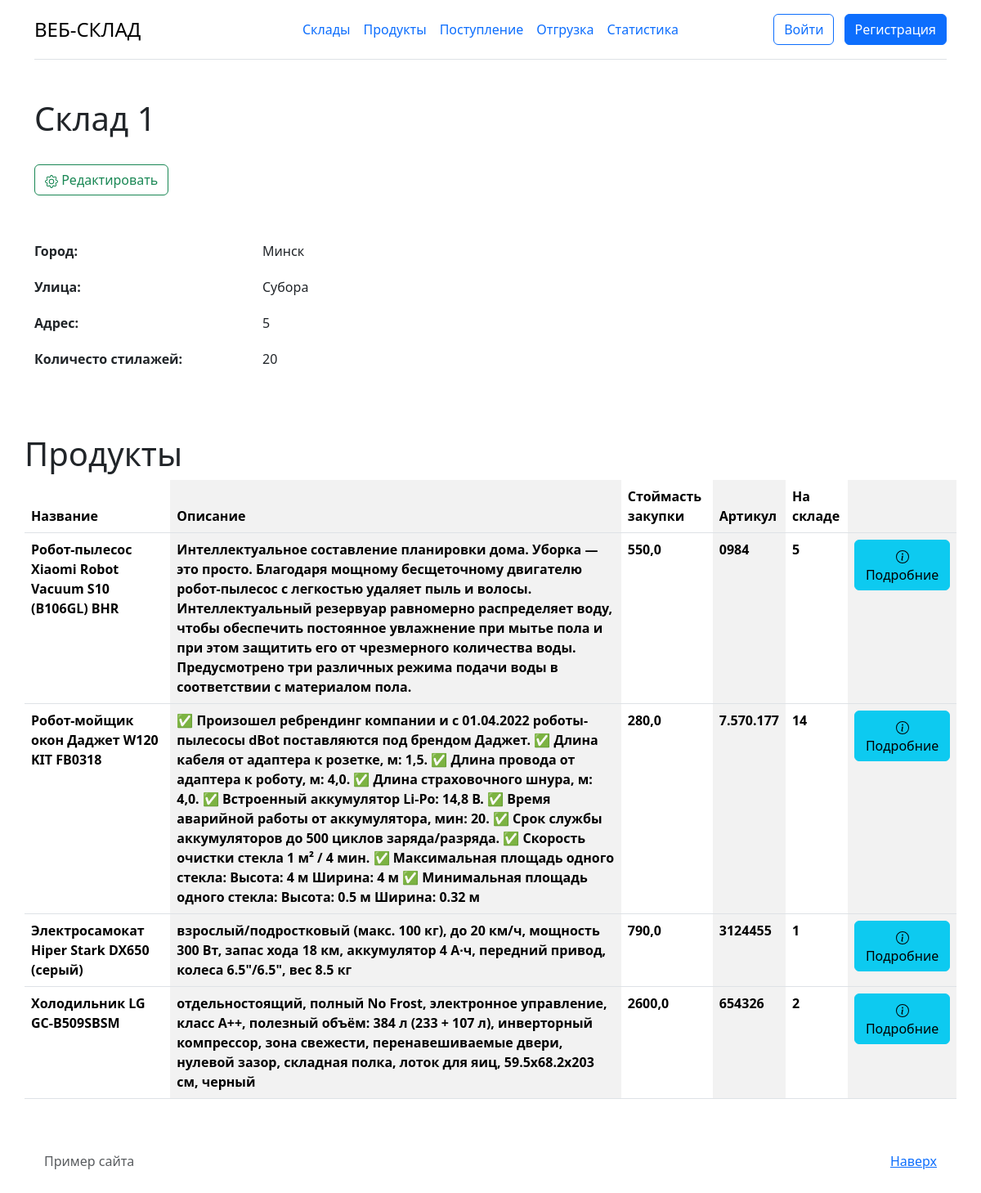
/warehouses/1, run on the app's committed database.
### warehouses/models.py (models this page shows, shortened)
class Stock(models.Model):
    title = models.CharField('Название',max_length = 50)
    city = models.CharField('Город', max_length = 50)
    street = models.CharField('Улица', max_length = 50)
    address = models.CharField('Адрес', max_length = 50)
    number_racks = models.IntegerField('Количество стиложей')
    occupancy_status = models.FloatField('Заполниность стиложей',default=0)
    class Meta:
        verbose_name = "Склад"
        verbose_name_plural = "Склады"

### product/models.py (models this page shows, shortened)
class Item(models.Model):
    product = models.ForeignKey(Product, on_delete=models.CASCADE)
    stock = models.ForeignKey(Stock, on_delete=models.CASCADE)
    quantity = models.IntegerField('Количество')
    purchase_price = models.FloatField('Стоймасть закупки')
    sales_price = models.FloatField('Стоймасть сбыта',blank=True, null=True)
    purchase_date = models.DateField('Дата поступления')
    sales_date = models.DateField('Дата сбыта', blank=True, null=True)
    sold = models.BooleanField('Сбыто', default = False)
    available = models.BooleanField('доступно', default = True)
    soldQuantity = models.IntegerField('Количество cбыто', default = 0)
    responsible = models.ForeignKey(User, on_delete=models.SET_NULL, null=True, blank=True)
    def get_current_amount(self):
        return self.quantity - self.soldQuantity

class Product(models.Model):
    name = models.CharField('Название',max_length = 50)
    description = models.TextField('Описание')
    vendor_code = models.CharField('Артикул', max_length = 50)
    quantity_rack = models.IntegerField('Количество на одином стилаже')
    class Meta:
        verbose_name = "Товар"
        verbose_name_plural = "Товары"

### warehouses/views.py (the view)
# urls.py: path('<int:pk>', views.StockDetailView.as_view(),  name = "warehouses/stock_detail"),
class StockDetailView(DetailView):
    model = Stock
    template_name = "warehouses/details_view.html"
    context_object_name = "stock"
    def get_context_data(self, **kwargs):
        context = super().get_context_data(**kwargs)
        stock = self.get_object()
        items = stock.item_set.filter(available=True)
        context['items'] = items
        return context

### warehouses/templates/warehouses/details_view.html (shortened to what this page needs)
{% extends 'main/layout.html'%}
{% block container %}
<div class="container mt-5">
    <h1>{{stock.title}}</h1><br>
    <a href="{%  url 'warehouses/stock_update' stock.id %}" type="button" class="btn btn-outline-success">
        Редактировать
    </a>
    <div class="row g-5 mt-2">
        <div class="col-md-6">
            <ul class="icon-list ps-0">
                <li class="row mb-1">
                    <div class="col"><b>Город: </b></div>
                    <div class="col">
                        <p>{{stock.city}}</p>
                    </div>
                </li>
                <li class="row mb-1">
                    <div class="col"><b>Улица: </b></div>
                    <div class="col">
                        <p>{{stock.street}}</p>
                    </div>
                </li>
                <li class="row mb-1">
                    <div class="col"><b>Адрес: </b></div>
                    <div class="col">
                        <p>{{stock.address}}</p>
                    </div>
                </li>
                <li class="row mb-1">
                    <div class="col"><b>Количесто стилажей: </b></div>
                    <div class="col">
                        <p>{{stock.number_racks}}</p>
                    </div>
                </li>
            </ul>
        </div>
        <div class="container mt-5">
            <h1>Продукты</h1>
            <table class="table table-striped-columns">
                <thead>
                    <tr>
                        <th scope="col">Название</th>
                        <th scope="col">Описание</th>
                        <th scope="col">Стоймасть закупки</th>
                        <th scope="col">Артикул</th>
                        <th scope="col">На складе</th>
                        <th scope="col"></th>
                    </tr>
                </thead>
                <tbody>
                    {% for el in items%}
                    <tr>
                        <th>{{el.product.name}}</th>
                        <th>{{el.product.description}}</th>
                        <th>{{el.purchase_price}}</th>
                        <th>{{el.product.vendor_code}}</th>
                        <th>{{el.get_current_amount}}</th>
                        <th>
                            <a href="{%  url 'item/item_detail' el.id %} " type="button" class="btn btn-info">
                                Подробние
                            </a>
                        </th>
                    </tr>
                    {% endfor %}
                </tbody>
            </table>
        </div>
    </div>
    {% endblock %}

### data on the page
Stock: title "Склад 1", city "Минск", street "Субора", address "5", number_racks "20"
Item: product.name "Робот-пылесос Xiaomi Robot Vacuum S10 (B106GL) BHR", product.description "Интеллектуальное составление планировки дома. Уборка — это просто. Благодаря мощному бесщеточному двигателю робот-пылесос с легкостью удаляет пыль и волосы. Интеллектуальный резервуар равномерно распределяет воду, чтобы обеспечить постоянное увлажнение при мытье пола и при этом защитить его от чрезмерного количества воды. Предусмотрено три различных режима подачи воды в соответствии с материалом пола.", purchase_price "550,0", product.vendor_code "0984", get_current_amount "5"
Item: product.name "Робот-мойщик окон Даджет W120 KIT FB0318", product.description "✅ Произошел ребрендинг компании и с 01.04.2022 роботы-пылесосы dBot поставляются под брендом Даджет. ✅ Длина кабеля от адаптера к розетке, м: 1,5. ✅ Длина провода от адаптера к роботу, м: 4,0. ✅ Длина страховочного шнура, м: 4,0. ✅ Встроенный аккумулятор Li-Po: 14,8 В. ✅ Время аварийной работы от аккумулятора, мин: 20. ✅ Срок службы аккумуляторов до 500 циклов заряда/разряда. ✅ Скорость очистки стекла 1 м² / 4 мин. ✅ Максимальная площадь одного стекла: Высота: 4 м Ширина: 4 м ✅ Минимальная площадь одного стекла: Высота: 0.5 м Ширина: 0.32 м", purchase_price "280,0", product.vendor_code "7.570.177", get_current_amount "14"
Item: product.name "Электросамокат Hiper Stark DX650 (серый)", product.description "взрослый/подростковый (макс. 100 кг), до 20 км/ч, мощность 300 Вт, запас хода 18 км, аккумулятор 4 А·ч, передний привод, колеса 6.5\"/6.5\", вес 8.5 кг", purchase_price "790,0", product.vendor_code "3124455", get_current_amount "1"
Item: product.name "Холодильник LG GC-B509SBSM", product.description "отдельностоящий, полный No Frost, электронное управление, класс A++, полезный объём: 384 л (233 + 107 л), инверторный компрессор, зона свежести, перенавешиваемые двери, нулевой зазор, складная полка, лоток для яиц, 59.5x68.2x203 см, черный", purchase_price "2600,0", product.vendor_code "654326", get_current_amount "2"
